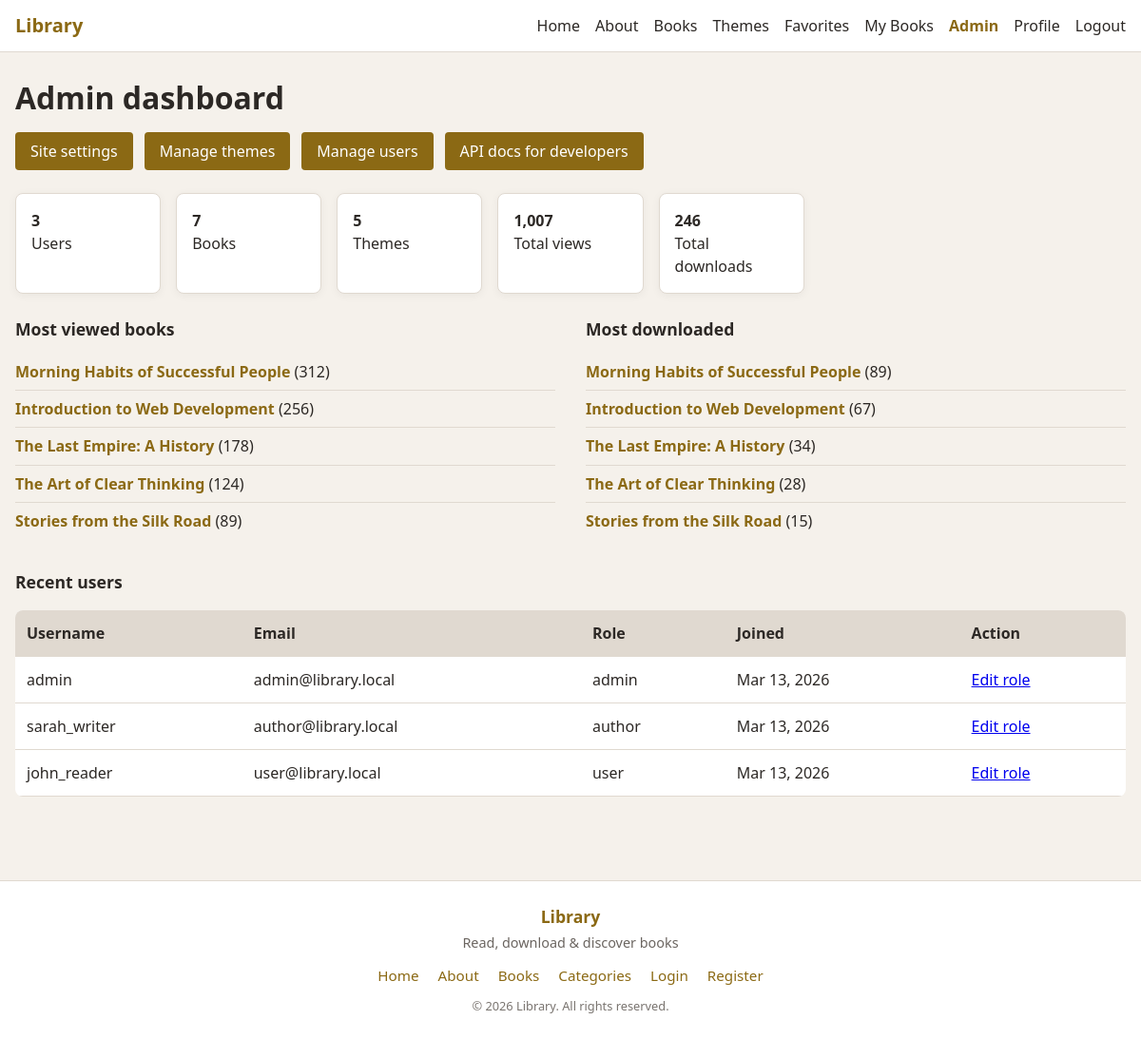
/admin/index.php (signed in), run on the app's committed database.
### tables this page shows
CREATE TABLE `books` (
  `id` int(10) UNSIGNED NOT NULL,
  `title` varchar(255) NOT NULL,
  `description` text DEFAULT NULL,
  `isbn` varchar(20) DEFAULT NULL,
  `theme_id` int(10) UNSIGNED NOT NULL,
  `author_id` int(10) UNSIGNED NOT NULL COMMENT 'User who is the author',
  `publisher_id` int(10) UNSIGNED DEFAULT NULL,
  `published_date` date DEFAULT NULL COMMENT 'When the book was published',
  `cover_url` varchar(255) DEFAULT NULL,
  `file_url` varchar(255) DEFAULT NULL,
  `is_free` tinyint(1) NOT NULL DEFAULT 1,
  `is_downloadable` tinyint(1) NOT NULL DEFAULT 1,
  `view_in_web` tinyint(1) NOT NULL DEFAULT 1,
  `view_in_app` tinyint(1) NOT NULL DEFAULT 1,
  `access_duration_days` int(10) UNSIGNED DEFAULT NULL COMMENT 'For paid: NULL=lifetime, else days until access expires',
  `view_count` int(10) UNSIGNED NOT NULL DEFAULT 0,
  `download_count` int(10) UNSIGNED NOT NULL DEFAULT 0,
  `created_at` datetime NOT NULL DEFAULT current_timestamp(),
  `updated_at` datetime DEFAULT NULL ON UPDATE current_timestamp()
);

CREATE TABLE `users` (
  `id` int(10) UNSIGNED NOT NULL,
  `username` varchar(80) NOT NULL,
  `email` varchar(255) NOT NULL,
  `password_hash` varchar(255) NOT NULL,
  `full_name` varchar(120) DEFAULT NULL,
  `avatar` varchar(255) DEFAULT NULL,
  `role` enum('user','author','admin') NOT NULL DEFAULT 'user',
  `bio` text DEFAULT NULL,
  `created_at` datetime NOT NULL DEFAULT current_timestamp(),
  `updated_at` datetime DEFAULT NULL ON UPDATE current_timestamp()
);

### includes/functions.php (called while the page is built, shortened)
<?php
function e(?string $s): string {
    return $s === null ? '' : htmlspecialchars($s, ENT_QUOTES, 'UTF-8');
}
function base_url(string $path = ''): string {
    $path = ltrim($path, '/');
    return BASE_URL . ($path ? '/' . $path : '');
}
function format_date(?string $date): string {
    $t = strtotime($date);
    return $t ? date('M j, Y', $t) : '—';
}

### admin/index.php (the view, shortened to what this page needs)
<?php
$pdo = getDb();
$stats = [
    'users' => $pdo->query('SELECT COUNT(*) FROM users')->fetchColumn(),
    'books' => $pdo->query('SELECT COUNT(*) FROM books')->fetchColumn(),
    'themes' => $pdo->query('SELECT COUNT(*) FROM themes')->fetchColumn(),
    'views' => $pdo->query('SELECT COALESCE(SUM(view_count), 0) FROM books')->fetchColumn(),
    'downloads' => $pdo->query('SELECT COALESCE(SUM(download_count), 0) FROM books')->fetchColumn(),
];
$top_views = $pdo->query('SELECT b.id, b.title, b.view_count FROM books b ORDER BY b.view_count DESC LIMIT 5')->fetchAll();
$top_downloads = $pdo->query('SELECT b.id, b.title, b.download_count FROM books b ORDER BY b.download_count DESC LIMIT 5')->fetchAll();
$recent_users = $pdo->query('SELECT id, username, email, role, created_at FROM users ORDER BY created_at DESC LIMIT 5')->fetchAll();
require_once dirname(__DIR__) . '/includes/header.php';
?>
<div class="page-content page-admin">
<h1>Admin dashboard</h1>
<div class="toolbar">
  <a href="<?= base_url('admin/settings.php') ?>" class="btn">Site settings</a>
  <a href="<?= base_url('admin/themes.php') ?>" class="btn">Manage themes</a>
  <a href="<?= base_url('admin/users.php') ?>" class="btn">Manage users</a>
  <a href="<?= base_url('admin/api-docs.php') ?>" class="btn">API docs for developers</a>
</div>
<div class="admin-stats" style="display:grid; grid-template-columns: repeat(auto-fill, minmax(140px, 1fr)); gap:1rem; margin:1.5rem 0;">
  <div style="background:var(--card); padding:1rem; border-radius:8px;"><strong><?= $stats['users'] ?></strong><br>Users</div>
  <div style="background:var(--card); padding:1rem; border-radius:8px;"><strong><?= $stats['books'] ?></strong><br>Books</div>
  <div style="background:var(--card); padding:1rem; border-radius:8px;"><strong><?= $stats['themes'] ?></strong><br>Themes</div>
  <div style="background:var(--card); padding:1rem; border-radius:8px;"><strong><?= number_format($stats['views']) ?></strong><br>Total views</div>
  <div style="background:var(--card); padding:1rem; border-radius:8px;"><strong><?= number_format($stats['downloads']) ?></strong><br>Total downloads</div>
</div>
<div class="admin-two-col" style="display:grid; grid-template-columns: 1fr 1fr; gap:2rem;">
  <div>
    <h3>Most viewed books</h3>
    <ul>
      <?php foreach ($top_views as $b): ?>
        <li><a href="<?= base_url('books/detail.php?id=' . $b['id']) ?>"><?= e($b['title']) ?></a> (<?= (int)$b['view_count'] ?>)</li>
      <?php endforeach; ?>
    </ul>
  </div>
  <div>
    <h3>Most downloaded</h3>
    <ul>
      <?php foreach ($top_downloads as $b): ?>
        <li><a href="<?= base_url('books/detail.php?id=' . $b['id']) ?>"><?= e($b['title']) ?></a> (<?= (int)$b['download_count'] ?>)</li>
      <?php endforeach; ?>
    </ul>
  </div>
</div>
<h3>Recent users</h3>
<div class="table-wrap">
<table>
  <thead><tr><th>Username</th><th>Email</th><th>Role</th><th>Joined</th><th>Action</th></tr></thead>
  <tbody>
    <?php foreach ($recent_users as $u): ?>
      <tr>
        <td><?= e($u['username']) ?></td>
        <td><?= e($u['email']) ?></td>
        <td><?= e($u['role']) ?></td>
        <td><?= format_date($u['created_at']) ?></td>
        <td><a href="<?= base_url('admin/users.php?edit=' . $u['id']) ?>">Edit role</a></td>
      </tr>
    <?php endforeach; ?>
  </tbody>
</table>
</div>
</div>
<?php require_once dirname(__DIR__) . '/includes/footer.php'; ?>

### assets/css/style.css (style rules this page uses)
:root { --bg: #f5f1eb; --card: #fff; --text: #2c2825; --muted: #6b6560; --accent: #8b6914; --accent-hover: #6d5210; --border: #e0d9d0; --error: #c0392b; --success: #27ae60; }
* { box-sizing: border-box; }
body { margin: 0; font-family: 'Segoe UI', system-ui, sans-serif; background: var(--bg); color: var(--text); line-height: 1.5; }
.btn { display: inline-block; padding: 0.5rem 1rem; background: var(--accent); color: #fff; text-decoration: none; border-radius: 4px; border: none; cursor: pointer; font-size: 1rem; }
.page-admin h1 { margin-bottom: 0.75rem; }
.page-admin .toolbar { margin: 0 0 1.5rem; padding: 0; border: none; background: transparent; gap: 0.75rem; flex-wrap: wrap; }
.page-admin .toolbar .btn { white-space: nowrap; }
.admin-stats { margin: 1.5rem 0; }
.admin-stats > div { box-shadow: 0 2px 10px rgba(0,0,0,.05); border: 1px solid var(--border); }
.admin-two-col { margin-top: 1.25rem; }
.page-admin .admin-two-col h3 { margin: 0 0 0.75rem; font-size: 1.1rem; }
.page-admin .admin-two-col ul { list-style: none; padding-left: 0; margin: 0; }
.page-admin .admin-two-col li { padding: 0.45rem 0; border-bottom: 1px solid var(--border); }
.page-admin .admin-two-col li:last-child { border-bottom: none; }
.page-admin .admin-two-col a { color: var(--accent); text-decoration: none; font-weight: 650; }
.page-admin > h3 { margin: 2rem 0 0.75rem; font-size: 1.1rem; }
.page-admin .table-wrap { margin-top: 1rem; }
table { width: 100%; border-collapse: collapse; background: var(--card); border-radius: 8px; overflow: hidden; }
th, td { padding: 0.75rem; text-align: left; border-bottom: 1px solid var(--border); }
th { background: var(--border); font-weight: 600; }
h1 { margin-top: 0; margin-bottom: 0.5rem; }
.toolbar { display: flex; justify-content: flex-start; align-items: center; flex-wrap: wrap; gap: 0.75rem 1.25rem; margin: 1rem 0; padding: 0.75rem 0; }
.table-wrap { overflow-x: auto; -webkit-overflow-scrolling: touch; margin: 1rem 0; }
.table-wrap table { min-width: 500px; }

### data on the page
books: title "Morning Habits of Successful People", view_count "312", download_count "89"
books: title "Introduction to Web Development", view_count "256", download_count "67"
books: title "The Last Empire: A History", view_count "178", download_count "34"
books: title "The Art of Clear Thinking", view_count "124", download_count "28"
books: title "Stories from the Silk Road", view_count "89", download_count "15"
users: username "admin", email "admin@library.local", role "admin", created_at "Mar 13, 2026"
users: username "sarah_writer", email "author@library.local", role "author", created_at "Mar 13, 2026"
users: username "john_reader", email "user@library.local", role "user", created_at "Mar 13, 2026"

### other printed values
$siteName "Library"
$stats['users'] "3"
$stats['books'] "7"
$stats['themes'] "5"
$stats['views'] "1,007"
$stats['downloads'] "246"
$footerSiteName "Library"
$footerTagline "Read, download & discover books"
